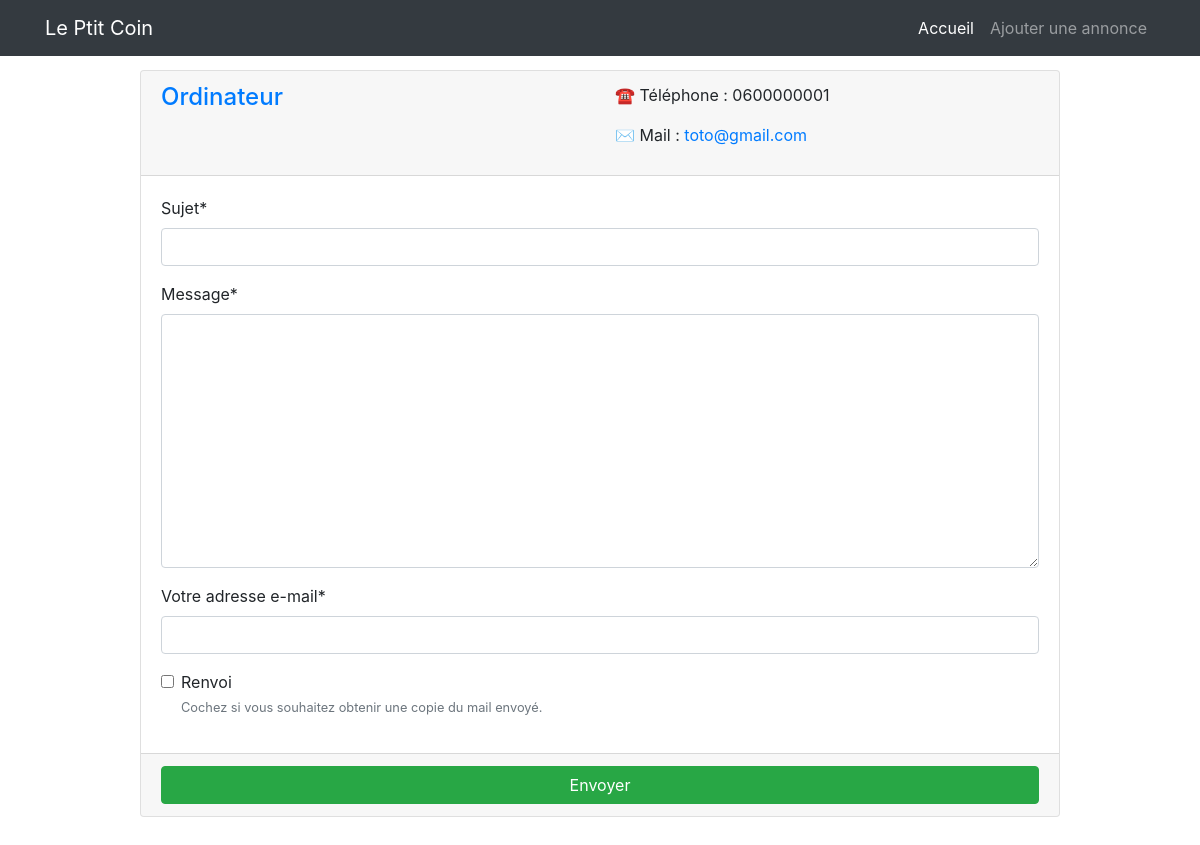
The page /annonce/contact/13 on the database its author committed.
### annonce/models.py (models this page shows, shortened)
class Annonces(models.Model):
    titre = models.CharField(max_length=100)
    vendeur = models.CharField(max_length=42)
    email = models.CharField(max_length=100)
    tel = models.CharField(max_length=15)
    contenu = models.TextField(null=True)
    prix = models.IntegerField()
    date = models.DateTimeField(default=timezone.now)
    categorie = models.ForeignKey('Categorie', on_delete=models.CASCADE)
    image = models.ImageField()
    class Meta:
        verbose_name = "annonce"
        ordering = ['date']

### annonce/views.py (the view)
# urls.py: path('contact/<int:id>', views.annonce_contact, name="annonce_contact"),
def annonce_contact(request, id):
    annonce = get_object_or_404(Annonces, id=id)
    form = ContactForm(request.POST or None)
    if form.is_valid():
        messages.add_message(request, messages.SUCCESS, 'Message envoyé !')
        return redirect('annonce_contact', id)
    return render(request, 'annonce/contact.html', locals())

### annonce/forms.py (shortened to what this page needs)
class ContactForm(forms.Form):
    sujet = forms.CharField(max_length=100)
    message = forms.CharField(widget=forms.Textarea())
    envoyeur = forms.EmailField(label="Votre adresse e-mail")
    renvoi = forms.BooleanField(help_text="Cochez si vous souhaitez obtenir une copie du mail envoyé.", required=False)

### annonce/templates/annonce/contact.html (shortened to what this page needs)
{% extends 'base.html' %}
{% load crispy_forms_tags %}
{% block body %}
    <form action="" method="post">
        <div class="card">
            <div class="card-header">
                <div class="row">
                    <div class="col">
                        <h4 class="card-title"><a href="{% url 'annonce_read' annonce.id %}">{{ annonce.titre }}</a>
                        </h4>
                    </div>
                    <div class="col">
                        <p>&#9742; Téléphone : {{ annonce.tel }}</p>
                        <p>&#9993; Mail : <a
                                href="mailto:{{ annonce.email }}?subject={{ annonce.titre }}">{{ annonce.email }}</a>
                        </p>
                    </div>
                </div>
            </div>
            <div class="card-body">
                {{ form|crispy }}
            </div>
            <div class="card-footer">
                <button class="btn btn-block btn-success" type="submit">Envoyer</button>
            </div>
        </div>
    </form>
{% endblock %}

### static/css/blog-home.css (style rules this page uses)
body { padding-top: 70px; }

### rows shown on the page
Annonces: titre "Ordinateur", tel "0600000001", email "toto@gmail.com"
